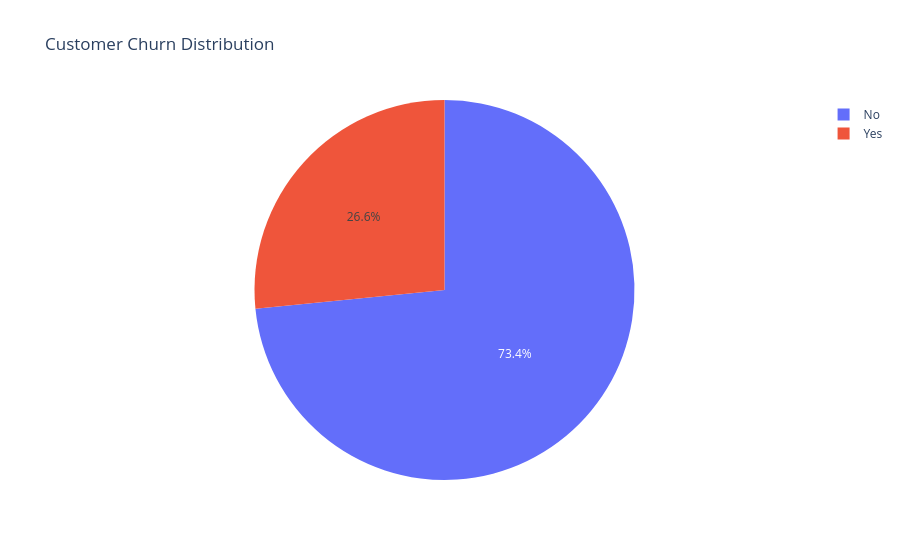

The notebook cell this image was saved under:
### Code cell
fig = px.pie(
    df,
    names="Churn",
    title="Customer Churn Distribution"
)

fig.show()

### Figure 1 — Plotly figure (JSON) as saved in the notebook; plotly's stock layout.template omitted (floating-point values rounded to 4 significant figures; data arrays with more than 128 entries replaced by an {"elided": "..."} marker saying what was removed)
{"data": [{"domain": {"x": [0, 1], "y": [0, 1]}, "hovertemplate": "Churn=%{label}<extra></extra>", "labels": {"elided": "7032 str values"}, "legendgroup": "", "name": "", "showlegend": true, "type": "pie"}], "layout": {"autosize": true, "legend": {"tracegroupgap": 0}, "title": {"text": "Customer Churn Distribution"}}}
